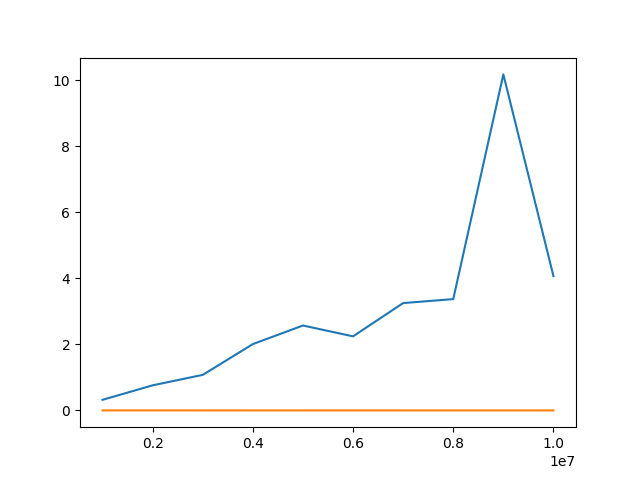

This chart was generated by the following Python code:
import timeit
import matplotlib.pyplot as plt
import random

inarr = timeit.Timer("random.randrange(len(a)) in a", globals=globals())
inset = timeit.Timer("random.randrange(len(s)) in s", globals=globals())

plt_x = []
plt_a = []
plt_s = []


for i in range(1_000_000, 10_000_001, 1_000_000):
    plt_x.append(i)

    a = list(range(i))
    pa = inarr.timeit(number=100)
    plt_a.append(pa)

    s = set(range(i))
    ps = inset.timeit(number=100)
    plt_s.append(ps)

    print("%15.5f, %15.5f" %(pa, ps))

plt.plot(plt_x, plt_a, plt_x, plt_s)
plt.savefig('./5.png')

